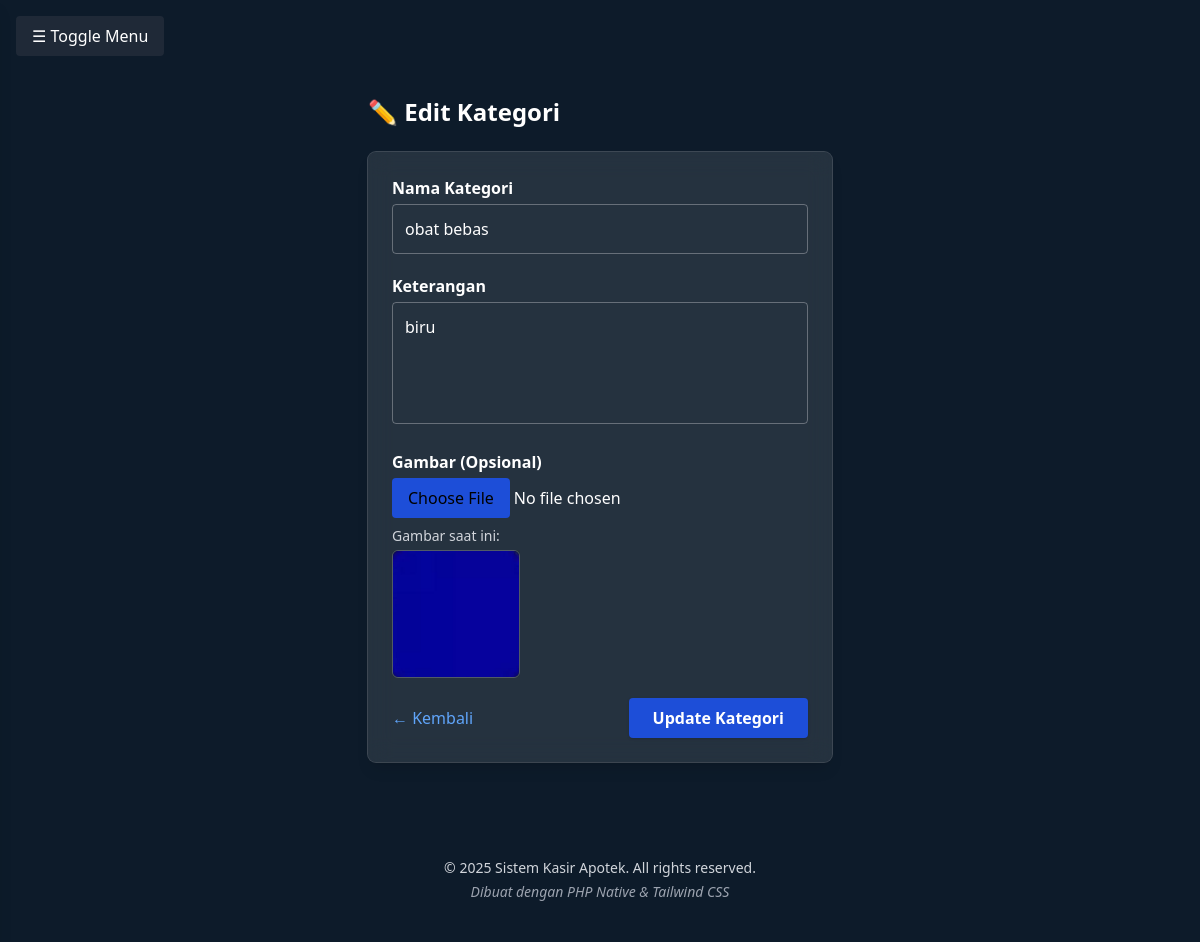
/includes/kategori/edit.php?id=9 (signed in), run on the app's committed database.
### tables this page shows
CREATE TABLE `kategori` (
  `id` int(11) NOT NULL,
  `gambar` varchar(255) DEFAULT NULL,
  `nama_kategori` varchar(50) DEFAULT NULL,
  `keterangan` text DEFAULT NULL,
  `jumlah_produk` int(11) DEFAULT 0,
  `created_by` int(11) DEFAULT NULL,
  `updated_by` int(11) DEFAULT NULL
);

### includes/kategori/functions.php (called while the page is built, shortened)
<?php
function getKategoriById($conn, $id) {
    $stmt = $conn->prepare("SELECT * FROM kategori WHERE id = ?");
    $stmt->bind_param("i", $id);
    $stmt->execute();
    return $stmt->get_result()->fetch_assoc();
}

### includes/kategori/edit.php (the view, shortened to what this page needs)
<?php
include '../../config/config.php';
include '../header.php';
include '../navbar.php';
include 'functions.php';
$id = $_GET['id'];
$kategori = getKategoriById($conn, $id);
?>
<!DOCTYPE html>
<html lang="id">
<head>
    <script src="https://cdn.tailwindcss.com"></script>
</head>
<body class="bg-[#0d1b2a] min-h-screen text-white font-sans">
    <div class="max-w-lg mx-auto p-6">
        <h1 class="text-2xl font-bold mb-6 text-white">✏️ Edit Kategori</h1>
        <form method="POST" enctype="multipart/form-data"
            class="bg-white bg-opacity-10 p-6 rounded-lg shadow-lg backdrop-blur-md ring-1 ring-white/20 space-y-5">
            <label class="block">
                <span class="font-semibold mb-1 text-white block">Nama Kategori</span>
                <input type="text" name="nama_kategori" required
                    value="<?= htmlspecialchars($kategori['nama_kategori']) ?>"
                    class="w-full p-3 rounded border border-white/30 bg-transparent text-white placeholder:text-gray-400 focus:outline-none focus:ring-2 focus:ring-blue-500" />
            </label>
            <label class="block">
                <span class="font-semibold mb-1 text-white block">Keterangan</span>
                <textarea name="keterangan" rows="4"
                    class="w-full p-3 rounded border border-white/30 bg-transparent text-white placeholder:text-gray-400 resize-none focus:outline-none focus:ring-2 focus:ring-blue-500"><?= htmlspecialchars($kategori['keterangan']) ?></textarea>
            </label>
            <label class="block">
                <span class="font-semibold mb-1 text-white block">Gambar (Opsional)</span>
                <input type="file" name="gambar"
                    class="w-full text-white file:bg-blue-700 file:px-4 file:py-2 file:rounded file:border-0 file:cursor-pointer" />
                <?php if ($kategori['gambar']): ?>
                    <p class="mt-2 text-sm text-gray-300">Gambar saat ini:</p>
                    <img src="../../assets/img/kategori/<?= htmlspecialchars($kategori['gambar']) ?>" alt="Gambar Kategori"
                        class="mt-1 w-32 h-32 object-cover rounded-md border border-white/20" />
                <?php else: ?>
                    <p class="mt-2 text-sm italic text-gray-400">Belum ada gambar</p>
                <?php endif; ?>
            </label>
            <div class="flex justify-between items-center">
                <a href="../../superadmin/kategori.php" class="text-blue-400 hover:underline">← Kembali</a>
                <button type="submit" class="bg-blue-700 hover:bg-blue-800 px-6 py-2 rounded text-white font-semibold shadow">
                    Update Kategori
                </button>
            </div>
        </form>
    </div>
<?php include '../footer.php'; ?>
</body>
</html>

### data on the page
kategori: nama_kategori "obat bebas", keterangan "biru", gambar (picture)
